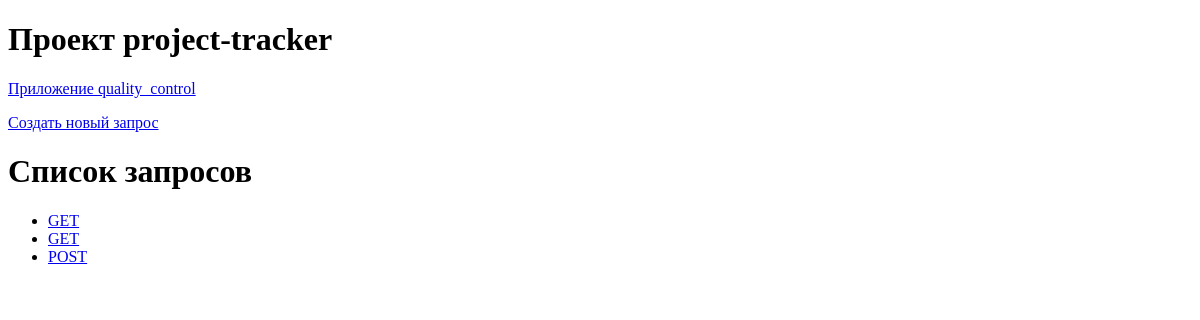
Page /features/ on the earlier database version.
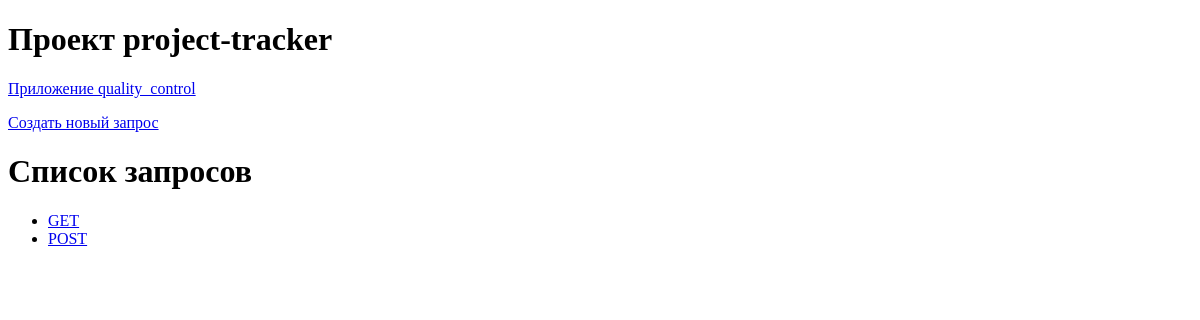
Same page on the later database version.
### quality_control/models.py (models this page shows)
class FeatureRequest(models.Model):
    STATUS_CHOICES = [('Рассмотрение','Рассмотрение'), ('Принято', 'Принято'), ('Отклонено', 'Отклонено')]
    PRIORITY_CHOICES = [(1, 1), (2, 2), (3, 3), (4, 4), (5, 5)]
    title = models.CharField(max_length=100)
    description = models.TextField()
    project = models.ForeignKey(Project, related_name='FeatureRequest', on_delete=models.CASCADE)
    task = models.ForeignKey(Task, related_name='FeatureRequest', on_delete=models.SET_NULL, null=True, blank=True)
    status = models.CharField(max_length=50, choices=STATUS_CHOICES, default='Рассмотрение')
    priority = models.IntegerField(choices=PRIORITY_CHOICES, default=1)
    created_at = models.DateTimeField(auto_now_add=True)
    update_at = models.DateTimeField(auto_now=True)

### quality_control/views.py (the view)
# urls.py: path('features/', views.feature_list, name='feature_list'),
def feature_list(request):
    features = FeatureRequest.objects.all()
    return render(request, 'quality_control/feature_list.html', {'features': features})

### quality_control/templates/quality_control/feature_list.html
{% extends 'base.html' %}
{% block content %}
<p><a href="{% url 'quality_control:create_FeatureRequest' %}">Создать новый запрос</a></p>
<h1> Список запросов </h1>
<ul>
    {% for feature in features %}
    <li><a href="{% url 'quality_control:feature_detail' feature.id %}">{{ feature.title }}</a></li>
    {% endfor %}
</ul>
{% endblock %}

Differences in the rows shown:
removed FeatureRequest: title "GET"
